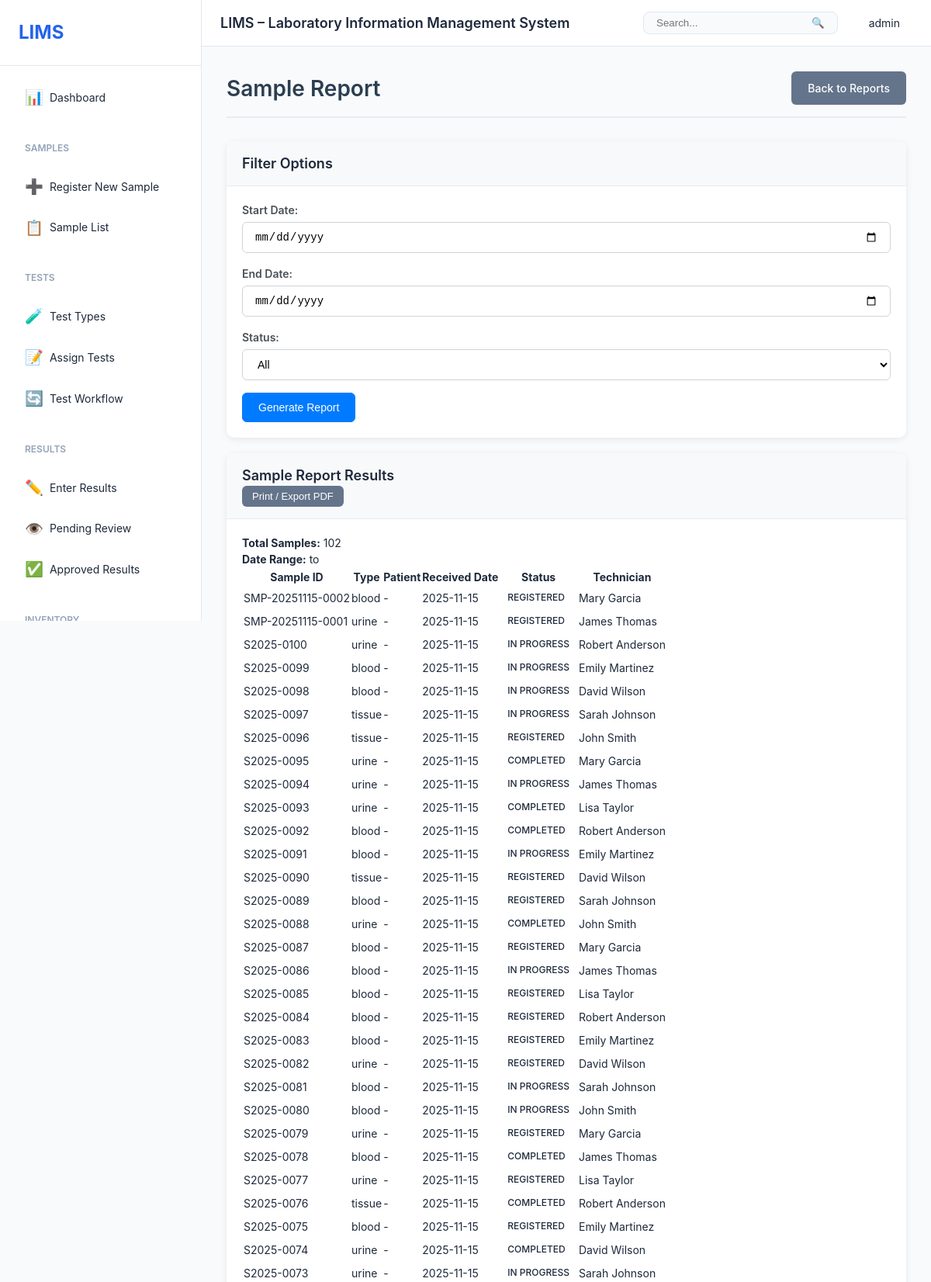
/reports/samples/ (signed in, upper part), run on the app's committed database.
### users/models.py (models this page shows, shortened)
class User(AbstractUser):
    role = models.ForeignKey(Role, on_delete=models.SET_NULL, null=True, blank=True)
    phone = models.CharField(max_length=20, blank=True)
    department = models.CharField(max_length=100, blank=True)
    employee_id = models.CharField(max_length=50, blank=True, unique=True)
    is_active = models.BooleanField(default=True)
    created_at = models.DateTimeField(auto_now_add=True)
    updated_at = models.DateTimeField(auto_now=True)
    class Meta:
        db_table = 'users'
        ordering = ['username']

### samples/models.py (models this page shows, shortened)
class Sample(models.Model):
    SAMPLE_TYPE_CHOICES = [
        ('blood', 'Blood'),
        ('urine', 'Urine'),
        ('tissue', 'Tissue'),
        ('water', 'Water'),
        ('soil', 'Soil'),
        ('food', 'Food'),
        ('other', 'Other'),
    ]
    STATUS_CHOICES = [
        ('registered', 'Registered'),
        ('in_progress', 'In Progress'),
        ('completed', 'Completed'),
        ('rejected', 'Rejected'),
        ('archived', 'Archived'),
    ]
    PRIORITY_CHOICES = [
        ('low', 'Low'),
        ('normal', 'Normal'),
        ('high', 'High'),
        ('urgent', 'Urgent'),
    ]
    sample_id = models.CharField(max_length=50, unique=True, db_index=True)
    sample_type = models.CharField(max_length=50, choices=SAMPLE_TYPE_CHOICES)
    source = models.CharField(max_length=200, help_text='Source/Customer/Patient (Legacy)', blank=True)
    source_ref = models.ForeignKey(
        'labs.Source',
        on_delete=models.PROTECT,
        related_name='samples',
        null=True,
        blank=True,
        help_text='Sample source (Customer/Patient/Lab)',
        verbose_name='Source Reference'
    )
    processing_lab = models.ForeignKey(
        'labs.Lab',
        on_delete=models.SET_NULL,
        null=True,
        blank=True,
        related_name='processing_samples',
        help_text='Lab processing this sample'
    )
    originating_lab = models.ForeignKey(
        'labs.Lab',
        on_delete=models.SET_NULL,
        null=True,
        blank=True,
        related_name='originated_samples',
        help_text='Lab that originally sent this sample'
    )
    status = models.CharField(max_length=50, choices=STATUS_CHOICES, default='registered')
    priority = models.CharField(max_length=20, choices=PRIORITY_CHOICES, default='normal')
    received_date = models.DateField(auto_now_add=True)
    received_time = models.TimeField(auto_now_add=True)
    expected_completion_date = models.DateField(null=True, blank=True,
                                                help_text='Expected completion deadline')
    completion_deadline = models.DateTimeField(null=True, blank=True,
                                               help_text='Hard deadline for completion')
    actual_completion_date = models.DateTimeField(null=True, blank=True)
    notes = models.TextField(blank=True)
    assigned_technician = models.ForeignKey(
        settings.AUTH_USER_MODEL,
        on_delete=models.SET_NULL,
        null=True,
        blank=True,
        related_name='assigned_samples'
    )
    registered_by = models.ForeignKey(
        settings.AUTH_USER_MODEL,
        on_delete=models.SET_NULL,
        null=True,
        related_name='registered_samples'
    )
    created_at = models.DateTimeField(auto_now_add=True)
    updated_at = models.DateTimeField(auto_now=True)
    class Meta:
        db_table = 'samples'
        ordering = ['-received_date', '-received_time']

### reports/views.py (the view, shortened to what this page needs)
# urls.py: path('samples/', views.sample_report, name='sample_report'),
@login_required
def sample_report(request):
    start_date = request.GET.get('start_date')
    end_date = request.GET.get('end_date')
    sample_type = request.GET.get('sample_type')
    status = request.GET.get('status')
    export = request.GET.get('export')
    samples = Sample.objects.all()
    if start_date:
        samples = samples.filter(received_date__gte=start_date)
    if end_date:
        samples = samples.filter(received_date__lte=end_date)
    if sample_type:
        samples = samples.filter(sample_type=sample_type)
    if status:
        samples = samples.filter(status=status)
    samples = samples.select_related('assigned_technician', 'registered_by')
    context = {
        'samples': samples,
        'sample_types': Sample.SAMPLE_TYPE_CHOICES,
        'statuses': Sample.STATUS_CHOICES,
    }
    return render(request, 'reports/sample_report.html', context)

### templates/reports/sample_report.html (shortened to what this page needs)
{% extends 'base.html' %}
{% block content %}
<div class="page-header">
    <h1>Sample Report</h1>
    <a href="{% url 'reports:dashboard' %}" class="btn btn-secondary">Back to Reports</a>
</div>
<div class="card">
    <div class="card-header">
        <h3>Filter Options</h3>
    </div>
    <div class="card-body">
        <form method="get" class="filter-form">
            <div class="row">
                <div class="col-md-4">
                    <div class="form-group">
                        <label for="start_date">Start Date:</label>
                        <input type="date" name="start_date" id="start_date" value="{{ start_date }}" class="form-control">
                    </div>
                </div>
                <div class="col-md-4">
                    <div class="form-group">
                        <label for="end_date">End Date:</label>
                        <input type="date" name="end_date" id="end_date" value="{{ end_date }}" class="form-control">
                    </div>
                </div>
                <div class="col-md-4">
                    <div class="form-group">
                        <label for="status">Status:</label>
                        <select name="status" id="status" class="form-control">
                            <option value="">All</option>
                        </select>
                    </div>
                </div>
            </div>
            <button type="submit" class="btn btn-primary">Generate Report</button>
        </form>
    </div>
</div>
{% if samples %}
<div class="card">
    <div class="card-header">
        <h3>Sample Report Results</h3>
        <button onclick="window.print()" class="btn btn-sm btn-secondary">Print / Export PDF</button>
    </div>
    <div class="card-body">
        <p><strong>Total Samples:</strong> {{ samples|length }}</p>
        <p><strong>Date Range:</strong> {{ start_date }} to {{ end_date }}</p>
        <table class="data-table">
            <thead>
                <tr>
                    <th>Sample ID</th>
                    <th>Type</th>
                    <th>Patient</th>
                    <th>Received Date</th>
                    <th>Status</th>
                    <th>Technician</th>
                </tr>
            </thead>
            <tbody>
                {% for sample in samples %}
                <tr>
                    <td>{{ sample.sample_id }}</td>
                    <td>{{ sample.sample_type }}</td>
                    <td>{{ sample.patient_name|default:'-' }}</td>
                    <td>{{ sample.received_date|date:"Y-m-d" }}</td>
                    <td><span class="badge">{{ sample.get_status_display }}</span></td>
                    <td>{{ sample.assigned_technician.get_full_name|default:'-' }}</td>
                </tr>
                {% endfor %}
            </tbody>
        </table>
    </div>
</div>
{% endif %}
{% endblock %}

### templates/base.html (shortened to what this page needs)
{% load static %}
<!DOCTYPE html>
<html lang="en">
<head>
    <link rel="stylesheet" href="{% static 'css/style.css' %}">
    <link rel="stylesheet" href="{% static 'css/labs.css' %}">
    <link rel="stylesheet" href="https://cdnjs.cloudflare.com/ajax/libs/font-awesome/5.15.4/css/all.min.css">
</head>
<body>
    <div class="layout">
        <aside class="sidebar" id="sidebar">
            <div class="sidebar-header">
                <h2>LIMS</h2>
            </div>
            <nav class="sidebar-nav">
                <a href="{% url 'dashboard:dashboard' %}" class="nav-item {% if request.resolver_match.url_name == 'dashboard' %}active{% endif %}">
                    <span class="icon">📊</span>
                    <span>Dashboard</span>
                </a>
                <div class="nav-group">
                    <div class="nav-group-title">Samples</div>
                    <a href="{% url 'samples:sample_create' %}" class="nav-item">
                        <span class="icon">➕</span>
                        <span>Register New Sample</span>
                    </a>
                    <a href="{% url 'samples:sample_list' %}" class="nav-item">
                        <span class="icon">📋</span>
                        <span>Sample List</span>
                    </a>
                </div>
                <div class="nav-group">
                    <div class="nav-group-title">Tests</div>
                    <a href="{% url 'tests:test_type_list' %}" class="nav-item">
                        <span class="icon">🧪</span>
                        <span>Test Types</span>
                    </a>
                    <a href="{% url 'tests:assign_test' %}" class="nav-item">
                        <span class="icon">📝</span>
                        <span>Assign Tests</span>
                    </a>
                    <a href="{% url 'tests:test_workflow' %}" class="nav-item">
                        <span class="icon">🔄</span>
                        <span>Test Workflow</span>
                    </a>
                </div>
                <div class="nav-group">
                    <div class="nav-group-title">Results</div>
                    <a href="{% url 'results:result_list' %}" class="nav-item">
                        <span class="icon">✏️</span>
                        <span>Enter Results</span>
                    </a>
                    <a href="{% url 'results:review_results' %}" class="nav-item">
                        <span class="icon">👁️</span>
                        <span>Pending Review</span>
                    </a>
                    <a href="{% url 'results:approved_results' %}" class="nav-item">
                        <span class="icon">✅</span>
                        <span>Approved Results</span>
                    </a>
                </div>
                <div class="nav-group">
                    <div class="nav-group-title">Inventory</div>
                </div>
            </nav>
        </aside>
        <div class="main-content">
            <header class="top-header">
                <div class="header-left">
                    <h1>LIMS – Laboratory Information Management System</h1>
                </div>
                <div class="header-right">
                    <div class="search-box">
                        <input type="text" placeholder="Search..." id="globalSearch">
                        <button>🔍</button>
                    </div>
                    <div class="user-menu">
                        <span>{{ user.get_full_name|default:user.username }}</span>
                    </div>
                </div>
            </header>
            <div class="page-content">
                {% block content %}{% endblock %}
            </div>
        </div>
    </div>
</body>
</html>

### static/css/labs.css (style rules this page uses)
.page-header { display: flex; justify-content: space-between; align-items: center; margin-bottom: 30px; padding-bottom: 15px; border-bottom: 2px solid #e9ecef; }
.page-header h1 { margin: 0; font-size: 28px; font-weight: 600; color: #2c3e50; }
.card { border: none; border-radius: 10px; box-shadow: 0 2px 8px rgba(0,0,0,0.08); margin-bottom: 20px; }
.card-header { background: #f8f9fa; border-bottom: 1px solid #e9ecef; padding: 15px 20px; border-radius: 10px 10px 0 0 !important; }
.card-body { padding: 20px; }
.badge { padding: 5px 10px; border-radius: 4px; font-weight: 500; font-size: 12px; }
.form-group label { font-weight: 600; color: #495057; margin-bottom: 5px; }
.form-control { border-radius: 6px; border: 1px solid #ced4da; padding: 10px 15px; }
.btn { border-radius: 6px; padding: 10px 20px; font-weight: 500; transition: all 0.2s; }
.btn-primary { background: #007bff; border-color: #007bff; }
.btn-sm { padding: 5px 12px; font-size: 13px; }

### data on the page
User: get_full_name "admin"
Sample: sample_id "SMP-20251115-0002", sample_type "blood", patient_name "-", received_date "2025-11-15", status "REGISTERED", assigned_technician.get_full_name "Mary Garcia"
Sample: sample_id "SMP-20251115-0001", sample_type "urine", patient_name "-", received_date "2025-11-15", status "REGISTERED", assigned_technician.get_full_name "James Thomas"
Sample: sample_id "S2025-0100", sample_type "urine", patient_name "-", received_date "2025-11-15", status "IN PROGRESS", assigned_technician.get_full_name "Robert Anderson"
Sample: sample_id "S2025-0099", sample_type "blood", patient_name "-", received_date "2025-11-15", status "IN PROGRESS", assigned_technician.get_full_name "Emily Martinez"
Sample: sample_id "S2025-0098", sample_type "blood", patient_name "-", received_date "2025-11-15", status "IN PROGRESS", assigned_technician.get_full_name "David Wilson"
Sample: sample_id "S2025-0097", sample_type "tissue", patient_name "-", received_date "2025-11-15", status "IN PROGRESS", assigned_technician.get_full_name "Sarah Johnson"
Sample: sample_id "S2025-0096", sample_type "tissue", patient_name "-", received_date "2025-11-15", status "REGISTERED", assigned_technician.get_full_name "John Smith"
Sample: sample_id "S2025-0095", sample_type "urine", patient_name "-", received_date "2025-11-15", status "COMPLETED", assigned_technician.get_full_name "Mary Garcia"
Sample: sample_id "S2025-0094", sample_type "urine", patient_name "-", received_date "2025-11-15", status "IN PROGRESS", assigned_technician.get_full_name "James Thomas"
Sample: sample_id "S2025-0093", sample_type "urine", patient_name "-", received_date "2025-11-15", status "COMPLETED", assigned_technician.get_full_name "Lisa Taylor"
Sample: sample_id "S2025-0092", sample_type "blood", patient_name "-", received_date "2025-11-15", status "COMPLETED", assigned_technician.get_full_name "Robert Anderson"
Sample: sample_id "S2025-0091", sample_type "blood", patient_name "-", received_date "2025-11-15", status "IN PROGRESS", assigned_technician.get_full_name "Emily Martinez"
Sample: sample_id "S2025-0090", sample_type "tissue", patient_name "-", received_date "2025-11-15", status "REGISTERED", assigned_technician.get_full_name "David Wilson"
Sample: sample_id "S2025-0089", sample_type "blood", patient_name "-", received_date "2025-11-15", status "REGISTERED", assigned_technician.get_full_name "Sarah Johnson"
Sample: sample_id "S2025-0088", sample_type "urine", patient_name "-", received_date "2025-11-15", status "COMPLETED", assigned_technician.get_full_name "John Smith"
Sample: sample_id "S2025-0087", sample_type "blood", patient_name "-", received_date "2025-11-15", status "REGISTERED", assigned_technician.get_full_name "Mary Garcia"
Sample: sample_id "S2025-0086", sample_type "blood", patient_name "-", received_date "2025-11-15", status "IN PROGRESS", assigned_technician.get_full_name "James Thomas"
Sample: sample_id "S2025-0085", sample_type "blood", patient_name "-", received_date "2025-11-15", status "REGISTERED", assigned_technician.get_full_name "Lisa Taylor"
Sample: sample_id "S2025-0084", sample_type "blood", patient_name "-", received_date "2025-11-15", status "REGISTERED", assigned_technician.get_full_name "Robert Anderson"
Sample: sample_id "S2025-0083", sample_type "blood", patient_name "-", received_date "2025-11-15", status "REGISTERED", assigned_technician.get_full_name "Emily Martinez"
Sample: sample_id "S2025-0082", sample_type "urine", patient_name "-", received_date "2025-11-15", status "REGISTERED", assigned_technician.get_full_name "David Wilson"
Sample: sample_id "S2025-0081", sample_type "blood", patient_name "-", received_date "2025-11-15", status "IN PROGRESS", assigned_technician.get_full_name "Sarah Johnson"
Sample: sample_id "S2025-0080", sample_type "blood", patient_name "-", received_date "2025-11-15", status "IN PROGRESS", assigned_technician.get_full_name "John Smith"
Sample: sample_id "S2025-0079", sample_type "urine", patient_name "-", received_date "2025-11-15", status "REGISTERED", assigned_technician.get_full_name "Mary Garcia"
Sample: sample_id "S2025-0078", sample_type "blood", patient_name "-", received_date "2025-11-15", status "COMPLETED", assigned_technician.get_full_name "James Thomas"
Sample: sample_id "S2025-0077", sample_type "urine", patient_name "-", received_date "2025-11-15", status "REGISTERED", assigned_technician.get_full_name "Lisa Taylor"
Sample: sample_id "S2025-0076", sample_type "tissue", patient_name "-", received_date "2025-11-15", status "COMPLETED", assigned_technician.get_full_name "Robert Anderson"
Sample: sample_id "S2025-0075", sample_type "blood", patient_name "-", received_date "2025-11-15", status "REGISTERED", assigned_technician.get_full_name "Emily Martinez"
Sample: sample_id "S2025-0074", sample_type "urine", patient_name "-", received_date "2025-11-15", status "COMPLETED", assigned_technician.get_full_name "David Wilson"
Sample: sample_id "S2025-0073", sample_type "urine", patient_name "-", received_date "2025-11-15", status "IN PROGRESS", assigned_technician.get_full_name "Sarah Johnson"

### other printed values
{{ samples|length }} "102"
